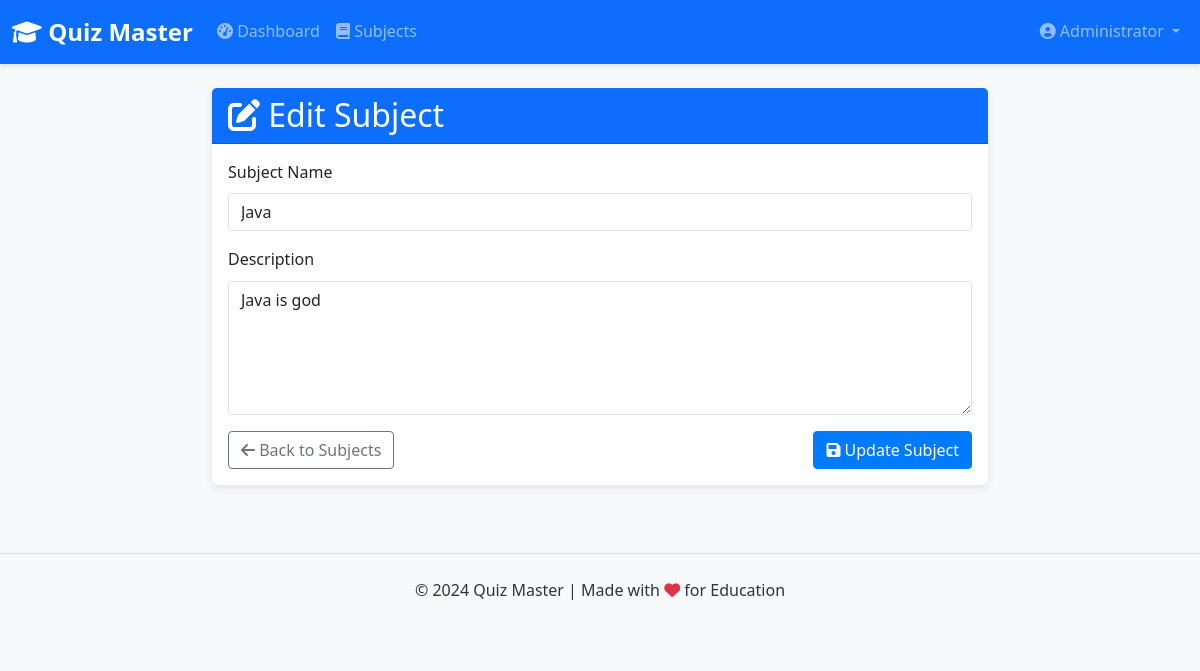
Page /admin/subjects/1/edit (signed in) on the committed database.
### models/user.py (models this page shows, shortened)
class User(db.Model, UserMixin):
    __tablename__ = 'users'
    id = db.Column(db.Integer, primary_key=True)
    username = db.Column(db.String(100), unique=True, nullable=False)
    password = db.Column(db.String(200), nullable=False)
    full_name = db.Column(db.String(100), nullable=False)
    qualification = db.Column(db.String(100))
    dob = db.Column(db.Date)
    role = db.Column(db.String(10), default='user')
    scores = db.relationship('Score', backref='user', lazy=True)
    def is_admin(self):
        return self.role == 'admin'

### models/subject.py (models this page shows, shortened)
class Subject(db.Model):
    __tablename__ = 'subjects'
    id = db.Column(db.Integer, primary_key=True)
    name = db.Column(db.String(100), unique=True, nullable=False)
    description = db.Column(db.Text)
    chapters = db.relationship('Chapter', backref='subject', lazy=True, cascade='all, delete-orphan')

### controllers/admin.py (the view)
@admin_bp.route('/subjects/<int:id>/edit', methods=['GET', 'POST'])
@login_required
@admin_required
def edit_subject(id):
    subject = Subject.query.get_or_404(id)
    form = SubjectForm(obj=subject)
    form.subject_id = id  # Set to check in validation
    if form.validate_on_submit():
        subject.name = form.name.data
        subject.description = form.description.data
        db.session.commit()
        flash('Subject updated successfully!', 'success')
        return redirect(url_for('admin.subjects'))
    return render_template('admin/subjects/edit.html', form=form, subject=subject, title='Edit Subject')

### forms/subject_forms.py (shortened to what this page needs)
class SubjectForm(FlaskForm):
    name = StringField('Subject Name', validators=[DataRequired()])
    description = TextAreaField('Description')

### controllers/admin.py (called while the page is built)
def admin_required(f):
    @wraps(f)
    def decorated_function(*args, **kwargs):
        if not current_user.is_authenticated or not current_user.is_admin():
            flash('You need admin privileges to access this page.', 'danger')
            return redirect(url_for('auth.login'))
        return f(*args, **kwargs)
    return decorated_function

### templates/admin/subjects/edit.html (shortened to what this page needs)
{% extends 'layout.html' %}
{% block content %}
<div class="row justify-content-center">
    <div class="col-md-8">
        <div class="card">
            <div class="card-header bg-primary text-white">
                <h2 class="card-title mb-0">
                    <i class="fas fa-edit"></i> Edit Subject
                </h2>
            </div>
            <div class="card-body">
                <form method="POST" action="{{ url_for('admin.edit_subject', id=subject.id) }}">
                    <div class="mb-3">
                        {{ form.name.label(class="form-label") }}
                        {% if form.name.errors %}
                            {{ form.name(class="form-control is-invalid") }}
                            <div class="invalid-feedback">
                                {% for error in form.name.errors %}
                                    {{ error }}
                                {% endfor %}
                            </div>
                        {% else %}
                            {{ form.name(class="form-control", placeholder="Enter subject name") }}
                        {% endif %}
                    </div>
                    <div class="mb-3">
                        {{ form.description.label(class="form-label") }}
                        {% if form.description.errors %}
                            {{ form.description(class="form-control is-invalid", rows=5) }}
                            <div class="invalid-feedback">
                                {% for error in form.description.errors %}
                                    {{ error }}
                                {% endfor %}
                            </div>
                        {% else %}
                            {{ form.description(class="form-control", rows=5, placeholder="Enter subject description") }}
                        {% endif %}
                    </div>
                    <div class="d-flex justify-content-between">
                        <a href="{{ url_for('admin.subjects') }}" class="btn btn-outline-secondary">
                            <i class="fas fa-arrow-left"></i> Back to Subjects
                        </a>
                        <button type="submit" class="btn btn-primary">
                            <i class="fas fa-save"></i> Update Subject
                        </button>
                    </div>
                </form>
            </div>
        </div>
    </div>
</div>
{% endblock %}

### templates/layout.html (shortened to what this page needs)
<!DOCTYPE html>
<html lang="en">
<head>
    <link href="https://cdn.jsdelivr.net/npm/bootstrap@5.3.0-alpha1/dist/css/bootstrap.min.css" rel="stylesheet">
    <link rel="stylesheet" href="https://cdnjs.cloudflare.com/ajax/libs/font-awesome/6.0.0-beta3/css/all.min.css">
    <link rel="stylesheet" href="{{ url_for('static', filename='css/styles.css') }}">
</head>
<body>
    <nav class="navbar navbar-expand-lg navbar-dark bg-primary">
        <div class="container">
            <a class="navbar-brand" href="{{ url_for('index') }}">
                <i class="fas fa-graduation-cap"></i> Quiz Master
            </a>
            <div class="collapse navbar-collapse" id="navbarNav">
                <ul class="navbar-nav me-auto">
                    {% if current_user.is_authenticated %}
                        {% if current_user.is_admin() %}
                            <li class="nav-item">
                                <a class="nav-link" href="{{ url_for('admin.dashboard') }}">
                                    <i class="fas fa-tachometer-alt"></i> Dashboard
                                </a>
                            </li>
                            <li class="nav-item">
                                <a class="nav-link" href="{{ url_for('admin.subjects') }}">
                                    <i class="fas fa-book"></i> Subjects
                                </a>
                            </li>
                        {% endif %}
                    {% endif %}
                </ul>
                <ul class="navbar-nav">
                    {% if current_user.is_authenticated %}
                        <li class="nav-item dropdown">
                            <a class="nav-link dropdown-toggle" href="#" id="navbarDropdown" role="button" data-bs-toggle="dropdown">
                                <i class="fas fa-user-circle"></i> {{ current_user.full_name }}
                            </a>
                        </li>
                    {% endif %}
                </ul>
            </div>
        </div>
    </nav>
    <div class="container mt-4">
        {% block content %}{% endblock %}
    </div>
    <footer class="bg-light py-4 mt-5">
        <div class="container text-center">
            <p>&copy; 2024 Quiz Master | Made with <i class="fas fa-heart text-danger"></i> for Education</p>
        </div>
    </footer>
</body>
</html>

### static/css/styles.css (style rules this page uses)
body { font-family: 'Segoe UI', Tahoma, Geneva, Verdana, sans-serif; line-height: 1.6; color: #333; background-color: #f8f9fa; }
.container { max-width: 1200px; }
.navbar { box-shadow: 0 2px 4px rgba(0, 0, 0, 0.1); }
.navbar-brand { font-weight: bold; font-size: 1.5rem; }
.card { margin-bottom: 20px; border: none; box-shadow: 0 3px 10px rgba(0, 0, 0, 0.1); transition: transform 0.3s; }
.card-header { font-weight: bold; background-color: #f8f9fa; }
.btn { border-radius: 4px; }
.btn-primary { background-color: #007bff; border-color: #007bff; }
.form-control { border-radius: 4px; }
footer { margin-top: 50px; padding: 20px 0; background-color: #f8f9fa; border-top: 1px solid #dee2e6; }

### rows in the picture
User: full_name "Administrator"
Subject: name "Java", description "Java is god"
